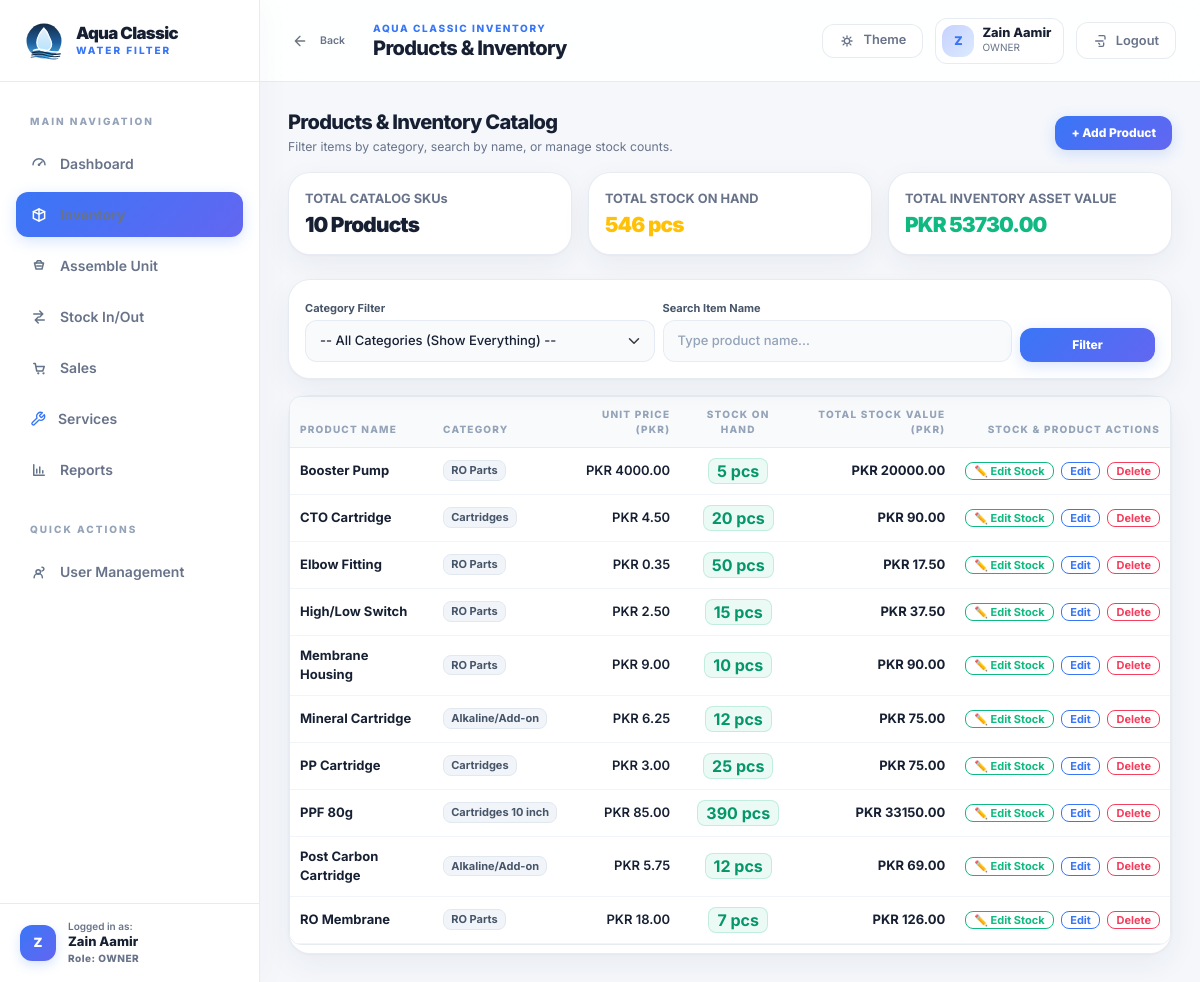
/catalog/products/ (signed in), run on an earlier commit of the app's database.
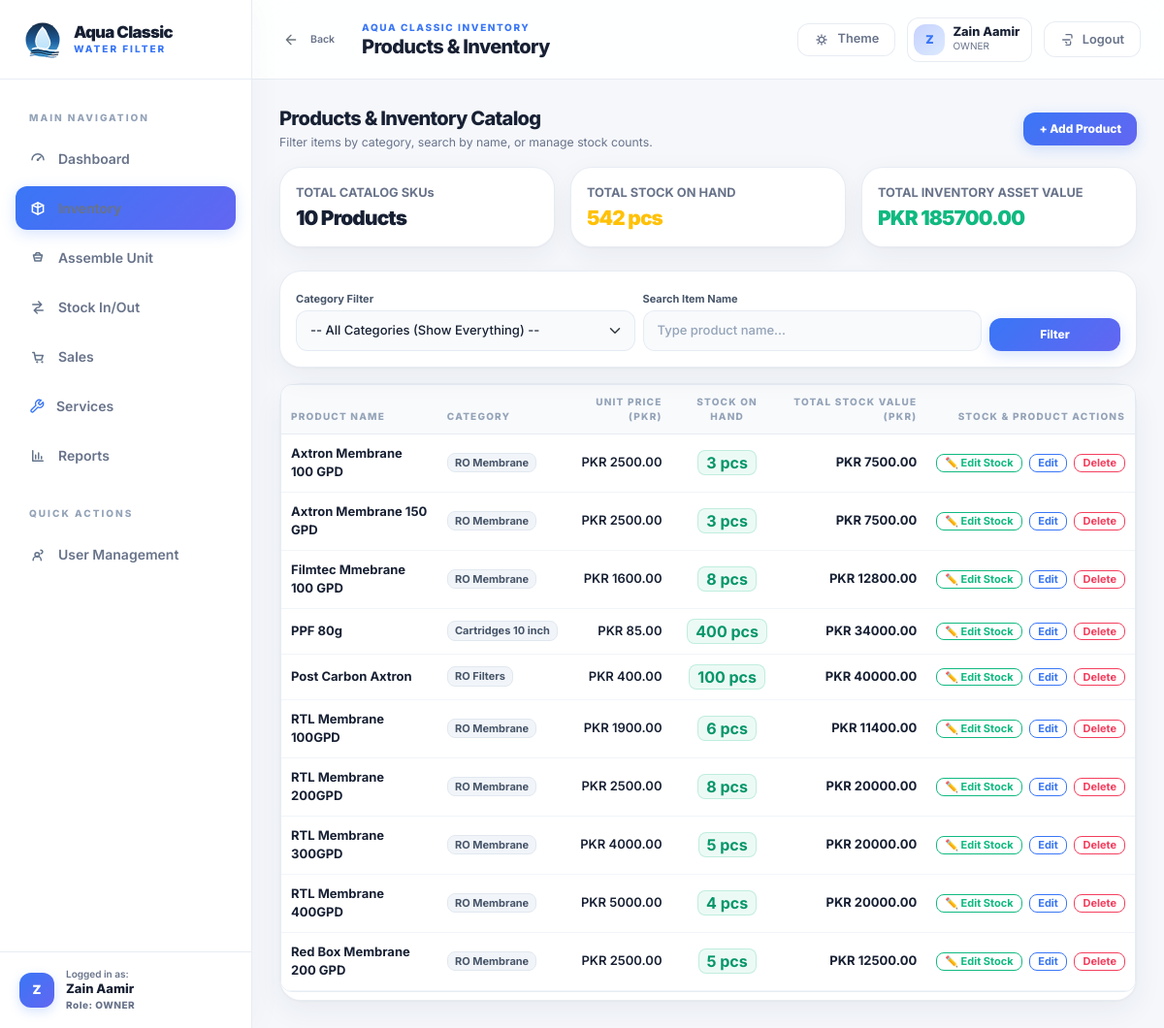
And on a later commit of the database.
### catalog/models.py (models this page shows, shortened)
class Product(models.Model):
	class Configuration(models.TextChoices):
		SINGLE = "SINGLE", "Single"
		DUAL = "DUAL", "Dual"
		TRIPLE = "TRIPLE", "Triple"
		N_A = "N_A", "N/A"
	class UnitType(models.TextChoices):
		FINISHED_UNIT = "FINISHED_UNIT", "Finished Unit"
		COMPONENT = "COMPONENT", "Component"
		SPARE_PART = "SPARE_PART", "Spare Part"
	name = models.CharField(max_length=160)
	sku = models.CharField(max_length=64, unique=True, blank=True)
	category = models.ForeignKey(Category, on_delete=models.PROTECT, related_name="products")
	brand = models.ForeignKey(Brand, on_delete=models.SET_NULL, null=True, blank=True, related_name="products")
	configuration = models.CharField(max_length=20, choices=Configuration.choices, default=Configuration.N_A)
	stage_count = models.PositiveIntegerField(null=True, blank=True)
	unit_type = models.CharField(max_length=30, choices=UnitType.choices)
	unit_of_measure = models.CharField(max_length=40, default="piece")
	reorder_level = models.DecimalField(max_digits=12, decimal_places=3, default=Decimal("0"))
	cost_price = models.DecimalField(max_digits=12, decimal_places=2, default=Decimal("0.00"))
	notes = models.TextField(blank=True)
	pieces_per_box = models.PositiveIntegerField(null=True, blank=True, help_text="Number of pieces in one standard box. Leave blank if not applicable.")
	allow_negative_stock = models.BooleanField(default=False)
	is_active = models.BooleanField(default=True)
	created_at = models.DateTimeField(auto_now_add=True)
	updated_at = models.DateTimeField(auto_now=True)
	class Meta:
		ordering = ["-updated_at", "-id"]

class Category(models.Model):
	name = models.CharField(max_length=120, unique=True)
	description = models.TextField(blank=True)
	is_active = models.BooleanField(default=True)
	created_at = models.DateTimeField(auto_now_add=True)
	class Meta:
		ordering = ["name"]

### catalog/views.py (the view)
# urls.py: path("products/", ProductListView.as_view(), name="product-list"),
class ProductListView(LoginRequiredMixin, ListView):
    model = Product
    template_name = "catalog/product_list.html"
    context_object_name = "products"
    paginate_by = 50
    def get_queryset(self):
        assembled_cats = Category.objects.filter(
            name__in=[
                '10" Water Filter (Assembled)',
                '20" Slim Water Filter (Assembled)',
                '20" Jumbo Water Filter (Assembled)',
                'RO Water Filter (Assembled)',
            ]
        )
        qs = (
            Product.objects.filter(is_active=True)
            .exclude(models.Q(category__in=assembled_cats) | models.Q(unit_type=Product.UnitType.FINISHED_UNIT))
            .select_related("category", "brand")
            .annotate(total_stock=models.Sum("stock_items__quantity_on_hand"))
        )
        q = self.request.GET.get("q", "").strip()
        category_id = self.request.GET.get("category", "")
        if q:
            qs = qs.filter(models.Q(name__icontains=q) | models.Q(sku__icontains=q))
        if category_id:
            qs = qs.filter(category_id=category_id)
        return qs.order_by("name")
    def get_context_data(self, **kwargs):
        context = super().get_context_data(**kwargs)
        context["page_title"] = "Products & Inventory (Raw Components)"
        assembled_cats = Category.objects.filter(
            name__in=[
                '10" Water Filter (Assembled)',
                '20" Slim Water Filter (Assembled)',
                '20" Jumbo Water Filter (Assembled)',
                'RO Water Filter (Assembled)',
            ]
        )
        context["categories"] = Category.objects.filter(is_active=True).exclude(pk__in=assembled_cats).order_by("name")
        context["selected_category"] = self.request.GET.get("category", "")
        context["search_query"] = self.request.GET.get("q", "")
        context["can_manage"] = self.request.user.is_superuser or getattr(self.request.user, "role", None) == "OWNER"
        products = list(context["products"])
        for p in products:
            p.stock_val = (p.total_stock or 0) * (p.cost_price or 0)
        total_value = sum(p.stock_val for p in products)
        total_stock_pcs = sum(p.total_stock or 0 for p in products)
        context["products"] = products
        context["total_inventory_value"] = total_value
        context["total_stock_pcs"] = total_stock_pcs
        context["total_skus_count"] = len(products)
        return context

### templates/catalog/product_list.html (shortened to what the changed rows need)
{% extends "base.html" %}
{% block page_title %}Products & Inventory{% endblock %}
{% block content %}
<section class="page-panel">
  <div class="d-flex flex-wrap justify-content-between align-items-center gap-3 mb-3">
    <div>
      <h2 class="h5 mb-1">Products & Inventory Catalog</h2>
    </div>
  </div>
  <div class="row g-3 mb-4">
    <div class="col-12 col-sm-4">
      <div class="kpi-card p-3">
        <div class="kpi-card__label mb-1">TOTAL STOCK ON HAND</div>
        <div class="kpi-value text-warning" style="font-size: 1.3rem; white-space: nowrap;">{{ total_stock_pcs|floatformat:0 }} pcs</div>
      </div>
    </div>
    <div class="col-12 col-sm-4">
      <div class="kpi-card p-3">
        <div class="kpi-card__label mb-1">TOTAL INVENTORY ASSET VALUE</div>
        <div class="kpi-value text-emerald" style="font-size: 1.3rem; white-space: nowrap;">PKR {{ total_inventory_value|floatformat:2 }}</div>
      </div>
    </div>
  </div>
  <div class="card">
    <div class="table-responsive">
      <table class="table table-hover table-sm align-middle mb-0" style="font-size: 0.85rem;">
        <thead class="table-light">
          <tr>
            <th>Product Name</th>
            <th>Category</th>
            <th class="text-end">Unit Price (PKR)</th>
            <th class="text-center">Stock On Hand</th>
            <th class="text-end">Total Stock Value (PKR)</th>
            <th class="text-end">Stock & Product Actions</th>
          </tr>
        </thead>
        <tbody>
          {% for product in products %}
            <tr>
              <td class="fw-bold">
                <a href="{% url 'catalog:product-detail' product.pk %}" class="text-white text-decoration-none">
                  {{ product.name }}
                </a>
              </td>
              <td><span class="badge bg-secondary-subtle text-body border">{{ product.category.name }}</span></td>
              <td class="text-end text-cyan fw-semibold">
                PKR {{ product.cost_price|floatformat:2 }}
              </td>
              <td class="text-center">
                {% if product.total_stock > 0 %}
                  <span class="badge bg-success-subtle text-success border border-success-subtle px-2 py-1 fs-6">
                    {{ product.total_stock|floatformat:0 }} pcs
                  </span>
                {% else %}
                  <span class="badge bg-danger-subtle text-danger border border-danger-subtle px-2 py-1">
                    0 pcs (Out of stock)
                  </span>
                {% endif %}
              </td>
              <td class="text-end text-emerald fw-bold">
                PKR {{ product.stock_val|floatformat:2 }}
              </td>
              <td class="text-end text-nowrap">
                <button type="button" class="btn btn-xs btn-outline-success py-0 px-2" data-bs-toggle="modal" data-bs-target="#editStockModal{{ product.pk }}">
                  ✏️ Edit Stock
                </button>
                {% if can_manage %}
                  <a class="btn btn-xs btn-outline-primary py-0 px-2 ms-1" href="{% url 'catalog:product-edit' product.pk %}">Edit</a>
                  <a class="btn btn-xs btn-outline-danger py-0 px-2 ms-1" href="{% url 'catalog:product-delete' product.pk %}?next={{ request.get_full_path|urlencode }}">Delete</a>
                {% endif %}
              </td>
            </tr>
          {% empty %}
            <tr>
              <td colspan="5" class="text-center py-4 text-secondary">
                No products found. {% if selected_category or search_query %}Try clearing your filter or search.{% endif %}
              </td>
            </tr>
          {% endfor %}
        </tbody>
      </table>
    </div>
  </div>
</section>
{% endblock %}

What changed in the data, as far as the page shows it:
removed Product: name "Booster Pump", category.name "RO Parts", cost_price "4000.00", total_stock "5", stock_val "20000.00"
no longer on this page (row edited): Product: name "CTO Cartridge", category.name "Cartridges", cost_price "4.50", total_stock "20", stock_val "90.00"
removed Product: name "Elbow Fitting", category.name "RO Parts", cost_price "0.35", total_stock "50", stock_val "17.50"
removed Product: name "High/Low Switch", category.name "RO Parts", cost_price "2.50", total_stock "15", stock_val "37.50"
removed Product: name "Mineral Cartridge", category.name "Alkaline/Add-on", cost_price "6.25", total_stock "12", stock_val "75.00"
no longer on this page (row edited): Product: name "PP Cartridge", category.name "Cartridges", cost_price "3.00", total_stock "25", stock_val "75.00"
removed Product: name "Post Carbon Cartridge", category.name "Alkaline/Add-on", cost_price "5.75", total_stock "12", stock_val "69.00"
added Product: name "Axtron Membrane 100 GPD", category.name "RO Membrane", cost_price "2500.00", total_stock "3", stock_val "7500.00"
added Product: name "Axtron Membrane 150 GPD", category.name "RO Membrane", cost_price "2500.00", total_stock "3", stock_val "7500.00"
added Product: name "Filmtec Mmebrane 100 GPD", category.name "RO Membrane", cost_price "1600.00", total_stock "8", stock_val "12800.00"
changed Product "PPF 80g": total_stock "390" → "400"; stock_val "33150.00" → "34000.00"
added Product: name "Post Carbon Axtron", category.name "RO Filters", cost_price "400.00", total_stock "100", stock_val "40000.00"
changed Product: name "RO Membrane" → "RTL Membrane 100GPD"; category.name "RO Parts" → "RO Membrane"; cost_price "18.00" → "1900.00"; total_stock "7" → "6"; stock_val "126.00" → "11400.00"
changed Product: name "Membrane Housing" → "RTL Membrane 200GPD"; category.name "RO Parts" → "RO Membrane"; cost_price "9.00" → "2500.00"; total_stock "10" → "8"; stock_val "90.00" → "20000.00"; moves down the list
added Product: name "RTL Membrane 300GPD", category.name "RO Membrane", cost_price "4000.00", total_stock "5", stock_val "20000.00"
added Product: name "RTL Membrane 400GPD", category.name "RO Membrane", cost_price "5000.00", total_stock "4", stock_val "20000.00"
added Product: name "Red Box Membrane 200 GPD", category.name "RO Membrane", cost_price "2500.00", total_stock "5", stock_val "12500.00"
Also different on the page:
{{ total_stock_pcs|floatformat:0 }}: "546" → "542"
{{ total_inventory_value|floatformat:2 }}: "53730.00" → "185700.00"
